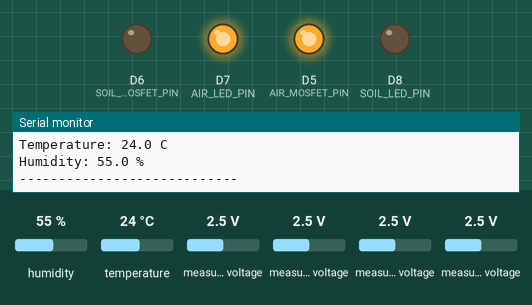
This sketch was run on a simulated ESP8266 (NodeMCU). Shown: output pins drawn as LEDs (lit = HIGH), the last lines printed to the serial monitor. Inputs (shaded band) come from the test bench; at power-on: humidity 55 %, temperature 24 °C, measured voltage 2.5 V.

Above: at 0.2 s.
At 121.5 s:
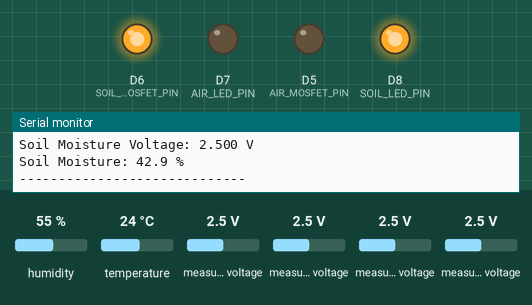
Timing chart, 0 to 123.0 s (numbered marks = the images above):
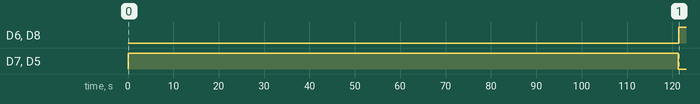

Measured:
- by itself, D6 (SOIL_MOSFET_PIN), D8 (SOIL_LED_PIN): LOW → HIGH at 121 s
- by itself, D7 (AIR_LED_PIN), D5 (AIR_MOSFET_PIN): HIGH → LOW at 121 s

The sketch:

dual_mode_environmental_monitoring.ino
```cpp
#include <Wire.h>
#include <Adafruit_ADS1X15.h>
#include <DHT.h>

// ---------------- PIN CONFIGURATION ----------------

#define AIR_MOSFET_PIN 14     // D5 - GPIO14
#define SOIL_MOSFET_PIN 12    // D6 - GPIO12

#define AIR_LED_PIN 13        // D7 - Green LED
#define SOIL_LED_PIN 15       // D8 - Blue LED

#define DHT_PIN 16            // D0 - GPIO16
#define DHT_TYPE DHT11

// ---------------- SENSOR CONFIGURATION ----------------

Adafruit_ADS1115 ads;
DHT dht(DHT_PIN, DHT_TYPE);

// ADS1115 channel mapping
#define MQ7_CHANNEL       0   // A0
#define MQ135_CHANNEL     1   // A1
#define RAIN_CHANNEL      2   // A2
#define SOIL_CHANNEL      3   // A3

// Voltage divider: 12k (top), 20k (bottom)
const float DIVIDER_FACTOR = 1.6;

// Adjust these values after calibrating your sensors.
// These are example ADC endpoint values, not universal constants.
const int SOIL_DRY_RAW = 26000;
const int SOIL_WET_RAW = 12000;

const int RAIN_DRY_RAW = 26000;
const int RAIN_WET_RAW = 12000;

// ---------------- TIMING ----------------

// Each block remains selected for 2 minutes.
// Note: MQ sensors require appropriate heater conditioning;
// this switching interval alone does not guarantee valid gas readings.
const unsigned long MODE_INTERVAL = 120000UL;

unsigned long lastModeChange = 0;
bool airMode = true;

// ---------------- HELPER FUNCTIONS ----------------

float readADCVoltage(uint8_t channel) {
  int16_t raw = ads.readADC_SingleEnded(channel);
  return ads.computeVolts(raw);
}

float readMQSensorVoltage(uint8_t channel) {
  // ADS voltage is measured after the voltage divider.
  // Convert it back to the sensor module's output voltage.
  return readADCVoltage(channel) * DIVIDER_FACTOR;
}

float calculatePercentage(int raw, int dryValue, int wetValue) {
  float percentage =
      ((float)(dryValue - raw) / (dryValue - wetValue)) * 100.0;

  return constrain(percentage, 0.0, 100.0);
}

void switchToAirMode() {
  // Turn both blocks OFF before selecting the next block.
  digitalWrite(AIR_MOSFET_PIN, LOW);
  digitalWrite(SOIL_MOSFET_PIN, LOW);

  digitalWrite(AIR_LED_PIN, LOW);
  digitalWrite(SOIL_LED_PIN, LOW);

  delay(100);

  digitalWrite(AIR_MOSFET_PIN, HIGH);
  digitalWrite(AIR_LED_PIN, HIGH);

  airMode = true;
  lastModeChange = millis();

  Serial.println("\nMODE: AIR QUALITY");
}

void switchToSoilMode() {
  digitalWrite(AIR_MOSFET_PIN, LOW);
  digitalWrite(SOIL_MOSFET_PIN, LOW);

  digitalWrite(AIR_LED_PIN, LOW);
  digitalWrite(SOIL_LED_PIN, LOW);

  delay(100);

  digitalWrite(SOIL_MOSFET_PIN, HIGH);
  digitalWrite(SOIL_LED_PIN, HIGH);

  airMode = false;
  lastModeChange = millis();

  Serial.println("\nMODE: SOIL QUALITY");
}

// ---------------- AIR QUALITY READINGS ----------------

void readAirSensors() {
  float mq7Voltage = readMQSensorVoltage(MQ7_CHANNEL);
  float mq135Voltage = readMQSensorVoltage(MQ135_CHANNEL);

  float temperature = dht.readTemperature();
  float humidity = dht.readHumidity();

  Serial.println("----- AIR QUALITY DATA -----");

  Serial.print("MQ7 Raw Output Voltage: ");
  Serial.print(mq7Voltage, 3);
  Serial.println(" V");

  Serial.print("MQ135 Raw Output Voltage: ");
  Serial.print(mq135Voltage, 3);
  Serial.println(" V");

  if (!isnan(temperature) && !isnan(humidity)) {
    Serial.print("Temperature: ");
    Serial.print(temperature, 1);
    Serial.println(" C");

    Serial.print("Humidity: ");
    Serial.print(humidity, 1);
    Serial.println(" %");
  } else {
    Serial.println("DHT11: Sensor reading failed");
  }

  Serial.println("----------------------------");
}

// ---------------- SOIL QUALITY READINGS ----------------

void readSoilSensors() {
  int rainRaw = ads.readADC_SingleEnded(RAIN_CHANNEL);
  int soilRaw = ads.readADC_SingleEnded(SOIL_CHANNEL);

  float rainVoltage = ads.computeVolts(rainRaw);
  float soilVoltage = ads.computeVolts(soilRaw);

  float rainPercentage =
      calculatePercentage(rainRaw, RAIN_DRY_RAW, RAIN_WET_RAW);

  float soilPercentage =
      calculatePercentage(soilRaw, SOIL_DRY_RAW, SOIL_WET_RAW);

  Serial.println("----- SOIL QUALITY DATA -----");

  Serial.print("Rain Sensor Raw Value: ");
  Serial.println(rainRaw);

  Serial.print("Rain Sensor Voltage: ");
  Serial.print(rainVoltage, 3);
  Serial.println(" V");

  Serial.print("Rain Level: ");
  Serial.print(rainPercentage, 1);
  Serial.println(" %");

  Serial.print("Soil Moisture Raw Value: ");
  Serial.println(soilRaw);

  Serial.print("Soil Moisture Voltage: ");
  Serial.print(soilVoltage, 3);
  Serial.println(" V");

  Serial.print("Soil Moisture: ");
  Serial.print(soilPercentage, 1);
  Serial.println(" %");

  Serial.println("-----------------------------");
}

// ---------------- SETUP ----------------

void setup() {
  Serial.begin(115200);

  pinMode(AIR_MOSFET_PIN, OUTPUT);
  pinMode(SOIL_MOSFET_PIN, OUTPUT);

  pinMode(AIR_LED_PIN, OUTPUT);
  pinMode(SOIL_LED_PIN, OUTPUT);

  digitalWrite(AIR_MOSFET_PIN, LOW);
  digitalWrite(SOIL_MOSFET_PIN, LOW);

  digitalWrite(AIR_LED_PIN, LOW);
  digitalWrite(SOIL_LED_PIN, LOW);

  Wire.begin(D2, D1);  // SDA, SCL

  dht.begin();

  if (!ads.begin(0x48)) {
    Serial.println("ERROR: ADS1115 not detected!");
    while (1) {
      delay(1000);
    }
  }

  // Suitable measurement range for signals limited to ADS1115 supply.
  ads.setGain(GAIN_ONE);

  Serial.println("\nIntelligent Dual-Mode Environmental Monitoring System");
  Serial.println("ESP8266 + ADS1115 + MOSFET Switching");

  switchToAirMode();
}

// ---------------- MAIN LOOP ----------------

void loop() {
  unsigned long currentTime = millis();

  if (currentTime - lastModeChange >= MODE_INTERVAL) {
    if (airMode) {
      switchToSoilMode();
    } else {
      switchToAirMode();
    }
  }

  if (airMode) {
    readAirSensors();
  } else {
    readSoilSensors();
  }

  delay(5000);
}
```
